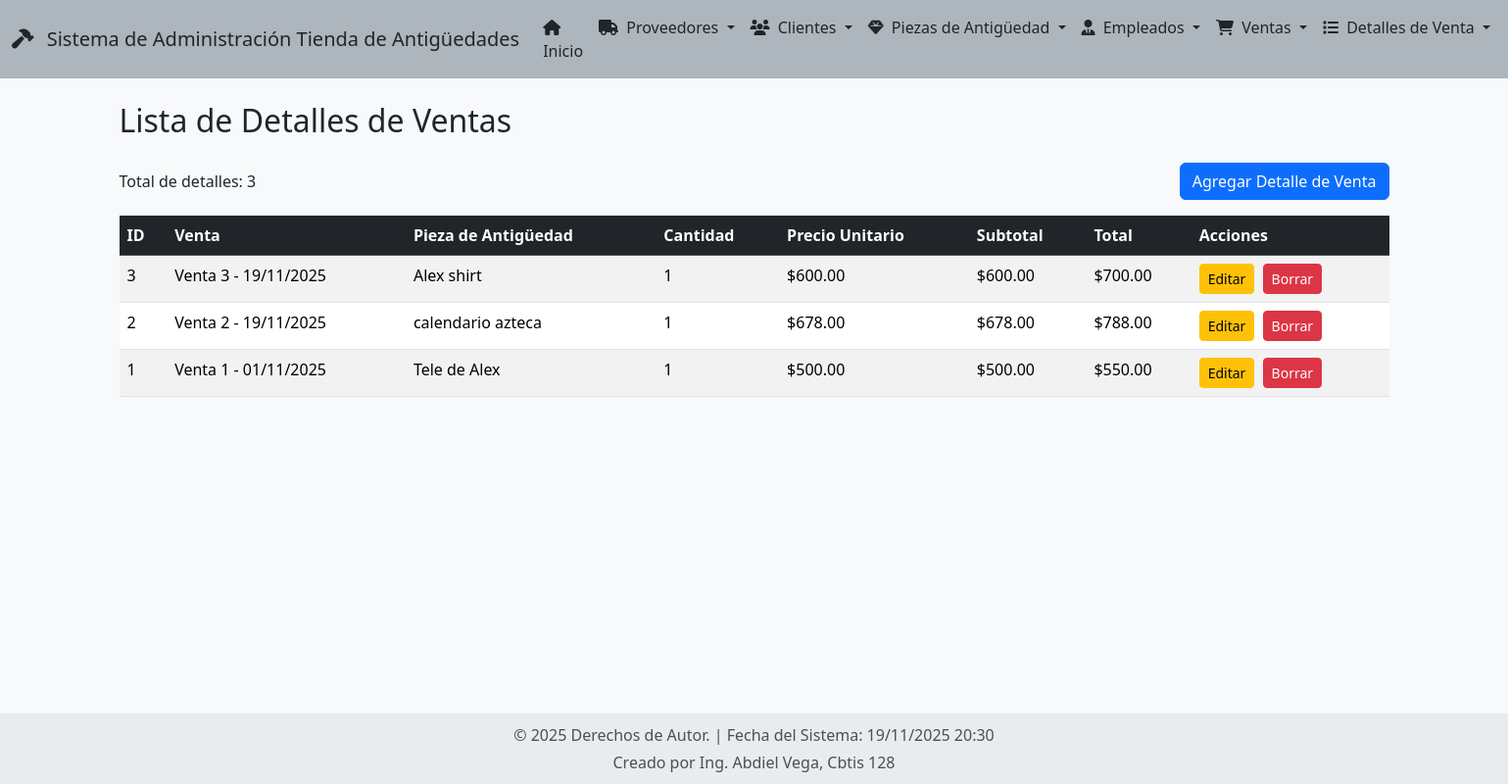
Screenshot of /detalleventas/ with the database file from the repository.
### app_Antiguedades/models.py (models this page shows, shortened)
class DetalleVenta(models.Model):
    venta = models.ForeignKey(
        Venta,
        on_delete=models.CASCADE,
        related_name='detalles',
        verbose_name="Venta"
    )
    pieza_antiguedad = models.ForeignKey(
        PiezaAntiguedad,
        on_delete=models.CASCADE,
        related_name='detalles_venta',
        verbose_name="Pieza de antigüedad"
    )
    cantidad = models.PositiveIntegerField(verbose_name="Cantidad")
    precio_unitario = models.DecimalField(max_digits=12, decimal_places=2, verbose_name="Precio unitario")
    subtotal = models.DecimalField(max_digits=12, decimal_places=2, verbose_name="Subtotal")
    total = models.DecimalField(max_digits=12, decimal_places=2, verbose_name="Total")
    class Meta:
        verbose_name = "Detalle de venta"
        verbose_name_plural = "Detalles de venta"
        ordering = ['venta', 'pieza_antiguedad']

class Venta(models.Model):
    METODOS_PAGO = [
        ('efectivo', 'Efectivo'),
        ('tarjeta', 'Tarjeta'),
        ('transferencia', 'Transferencia'),
    ]
    fecha_venta = models.DateTimeField(auto_now_add=True, verbose_name="Fecha de venta")
    total = models.DecimalField(max_digits=12, decimal_places=2, verbose_name="Total")
    metodo_pago = models.CharField(max_length=20, choices=METODOS_PAGO, verbose_name="Método de pago")
    empleado = models.ForeignKey(
        Empleado,
        on_delete=models.CASCADE,
        related_name='ventas',
        verbose_name="Empleado"
    )
    cliente = models.ForeignKey(
        Cliente,
        on_delete=models.CASCADE,
        related_name='ventas',
        verbose_name="Cliente"
    )
    class Meta:
        verbose_name = "Venta"
        verbose_name_plural = "Ventas"
        ordering = ['-fecha_venta']

class PiezaAntiguedad(models.Model):
    ESTADOS_CONSERVACION = [
        ('E', 'Excelente'),
        ('B', 'Buena'),
        ('R', 'Regular'),
        ('M', 'Mala'),
    ]
    nombre = models.CharField(max_length=200, verbose_name="Nombre de la pieza")
    descripcion = models.TextField(verbose_name="Descripción detallada")
    precio = models.DecimalField(max_digits=12, decimal_places=2, verbose_name="Precio de venta")
    año_fabricacion = models.IntegerField(
        validators=[MinValueValidator(1000), MaxValueValidator(1950)],
        verbose_name="Año de fabricación"
    )
    estado_conservacion = models.CharField(
        max_length=1,
        choices=ESTADOS_CONSERVACION,
        verbose_name="Estado de conservación"
    )
    fecha_ingreso = models.DateField(auto_now_add=True, verbose_name="Fecha de ingreso")
    imagen = models.ImageField(
        upload_to='piezas/',
        verbose_name="Imagen de la Pieza",
        blank=True,
        null=True
    )
    proveedor = models.ForeignKey(
        Proveedor,
        on_delete=models.PROTECT,
        related_name='piezas_proveidas',
        verbose_name="Proveedor"
    )
    comprador = models.ForeignKey(
        Cliente,
        on_delete=models.SET_NULL,
        null=True,
        blank=True,
        related_name='piezas_compradas',
        verbose_name="Comprador"
    )
    fecha_venta = models.DateTimeField(null=True, blank=True, verbose_name="Fecha de venta")
    precio_venta = models.DecimalField(max_digits=12, decimal_places=2, null=True, blank=True, verbose_name="Precio de venta")
    class Meta:
        verbose_name = "Pieza de antigüedad"
        verbose_name_plural = "Piezas de antigüedad"
        ordering = ['-fecha_ingreso']

### app_Antiguedades/views.py (the view)
# urls.py: path('detalleventas/', views.ver_detalleventas, name='ver_detalleventas'),
def ver_detalleventas(request):
    detalleventas = DetalleVenta.objects.all()
    return render(request, 'detalleventa/ver_detalleventas.html', {'detalleventas': detalleventas})

### app_Antiguedades/templates/detalleventa/ver_detalleventas.html (shortened to what this page needs)
{% extends "base.html" %}
{% block content %}
<h2 class="mb-4">Lista de Detalles de Ventas</h2>
<div class="d-flex justify-content-between align-items-center mb-3">
    <p class="mb-0">Total de detalles: {{ detalleventas|length }}</p>
    <a href="{% url 'agregar_detalleventa' %}" class="btn btn-primary">Agregar Detalle de Venta</a>
</div>
<div class="table-responsive">
    <table class="table table-striped table-hover">
        <thead class="table-dark">
            <tr>
                <th>ID</th>
                <th>Venta</th>
                <th>Pieza de Antigüedad</th>
                <th>Cantidad</th>
                <th>Precio Unitario</th>
                <th>Subtotal</th>
                <th>Total</th>
                <th>Acciones</th>
            </tr>
        </thead>
        <tbody>
            {% for detalle in detalleventas %}
            <tr>
                <td>{{ detalle.id }}</td>
                <td>Venta {{ detalle.venta.id }} - {{ detalle.venta.fecha_venta|date:"d/m/Y" }}</td>
                <td>{{ detalle.pieza_antiguedad.nombre }}</td>
                <td>{{ detalle.cantidad }}</td>
                <td>${{ detalle.precio_unitario }}</td>
                <td>${{ detalle.subtotal }}</td>
                <td>${{ detalle.total }}</td>
                <td>
                    <a href="{% url 'actualizar_detalleventa' detalle.id %}" class="btn btn-sm btn-warning me-1">Editar</a>
                    <a href="{% url 'borrar_detalleventa' detalle.id %}" class="btn btn-sm btn-danger">Borrar</a>
                </td>
            </tr>
            {% empty %}
            <tr>
                <td colspan="8" class="text-center">No hay detalles de ventas registrados.</td>
            </tr>
            {% endfor %}
        </tbody>
    </table>
</div>
{% endblock %}

### app_Antiguedades/templates/base.html (style rules this page uses)
body { background-color: #f8f9fa; min-height: 100vh; display: flex; flex-direction: column; }

### rows the page displays
DetalleVenta: id "3", venta.id "3", venta.fecha_venta "19/11/2025", pieza_antiguedad.nombre "Alex shirt", cantidad "1", precio_unitario "600.00", subtotal "600.00", total "700.00"
DetalleVenta: id "2", venta.id "2", venta.fecha_venta "19/11/2025", pieza_antiguedad.nombre "calendario azteca", cantidad "1", precio_unitario "678.00", subtotal "678.00", total "788.00"
DetalleVenta: id "1", venta.id "1", venta.fecha_venta "01/11/2025", pieza_antiguedad.nombre "Tele de Alex", cantidad "1", precio_unitario "500.00", subtotal "500.00", total "550.00"

### other values shown
{{ detalleventas|length }} "3"
